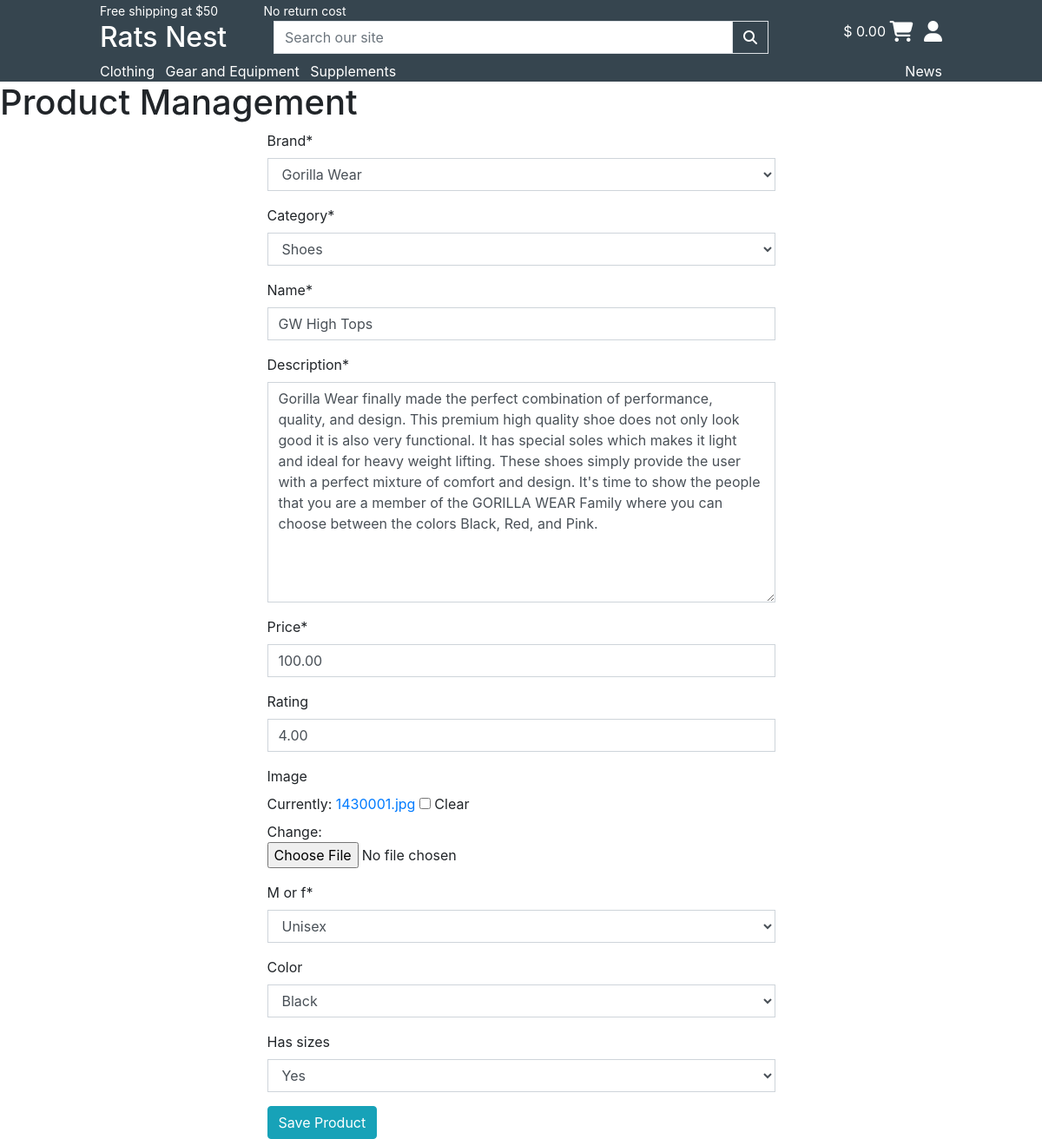
The page /admin_actions/edit/1/ (signed in) on the database its author committed.
### products/models.py (models this page shows, shortened)
class Common(models.Model):
    name = models.CharField(max_length=254)
    class Meta:
        abstract = True
    def __str__(self):
        return self.name

class Product(Common):
    class Meta:
        verbose_name_plural = 'Products'
    brand = models.ForeignKey('Brand', null=True, on_delete=models.SET_NULL)
    category = models.ForeignKey('Category', null=True, blank=True, on_delete=models.SET_NULL)
    domain = models.IntegerField(null=True, blank=True)
    sku = models.CharField(max_length=254, null=True, blank=True)
    description = models.TextField()
    price = models.DecimalField(max_digits=6, decimal_places=2)
    rating = models.DecimalField(max_digits=6, decimal_places=2, null=True, blank=True)
    image_url = models.URLField(max_length=1024, null=True, blank=True)
    image = models.ImageField(null=True, blank=True)
    m_or_f = models.CharField(null=True, max_length=254, choices=M_OR_F)
    color = models.ForeignKey('Color', null=True, blank=True, on_delete=models.SET_NULL)
    has_sizes = models.BooleanField(default=False, null=True, blank=True)

### admin_actions/views.py (the view)
@login_required
def edit_product(request, product_id):
    if request.user.is_superuser:
        product = get_object_or_404(Product, pk=product_id)
        if request.method == 'POST':
            form = ProductForm(request.POST, request.FILES, instance=product)
            if form.is_valid():
                form.save()
                messages.success(request, 'Successfully updated product!')
                return redirect(reverse('product_detail', args=[product.id]))
            else:
                messages.error(
                    request,
                    'Failed to update product. '
                    'Please ensure the form is valid.'
                )
        else:
            form = ProductForm(instance=product)
            messages.info(request, f'You are editing {product.name}')
        template = 'admin_actions/edit_product.html'
        context = {
            'form': form,
            'product': product,
        }
        return render(request, template, context)
    else:
        raise PermissionDenied

### admin_actions/forms.py
class ProductForm(forms.ModelForm):
    class Meta:
        model = Product
        fields = '__all__'
    def __init__(self, *args, **kwargs):
        super().__init__(*args, **kwargs)
        categories = Category.objects.all()
        friendly_names = [(c.id, c.get_friendly_name()) for c in categories]
        self.fields['category'].choices = friendly_names
        self.fields['category'].required = True
        for field_name, field in self.fields.items():
            field.widget.attrs['class'] = 'border-black rounded-0'

### bag/contexts.py (called while the page is built, shortened)
def bag_contents(request):
    bag_items = []
    total = 0
    product_count = 0
    bag = request.session.get('bag', {})
    if total < settings.FREE_DELIVERY_THRESHOLD:
        delivery = total * Decimal(settings.STANDARD_DELIVERY_PERCENTAGE / 100)
        free_delivery_delta = settings.FREE_DELIVERY_THRESHOLD - total
    else:
        delivery = 0
        free_delivery_delta = 0
    grand_total = delivery + total
    context = {
        'bag_items': bag_items,
        'total': total,
        'product_count': product_count,
        'delivery': delivery,
        'free_delivery_delta': free_delivery_delta,
        'free_delivery_threshold': settings.FREE_DELIVERY_THRESHOLD,
        'grand_total': grand_total,
    }
    return context

### products/models.py (called while the page is built)
    def get_friendly_name(self):
        return self.friendly_name

### admin_actions/templates/admin_actions/edit_product.html (shortened to what this page needs)
{% extends "base.html" %}
{% load static %}
{% block content %}
<h1>Product Management</h1>
<div class="row">
    <div class="col-6 offset-3">
        <form action="{% url 'edit_product' product.id %}" method="post">
            {{ form.brand | as_crispy_field }}
            {{ form.category | as_crispy_field }}
            {{ form.name | as_crispy_field }}
            {{ form.description | as_crispy_field }}
            {{ form.price | as_crispy_field }}
            {{ form.rating | as_crispy_field }}
            {{ form.image | as_crispy_field }}
            {{ form.m_or_f | as_crispy_field }}
            {{ form.color | as_crispy_field }}
            {{ form.has_sizes | as_crispy_field }}
            <button class="btn btn-info" type="submit">Save Product</button>
        </form>
    </div>
</div>
{% endblock content %}

### rows shown on the page
Product: brand "Gorilla Wear", category "Shoes", name "GW High Tops", description "Gorilla Wear finally made the perfect combination of performance, quality, and design. This premium high quality shoe does not only look good it is also very functional. It has special soles which makes it light and ideal for heavy weight lifting. These shoes simply provide the user with a perfect mixture of comfort and design. It's time to show the people that you are a member of the GORILLA WEAR Family where you can choose between the colors Black, Red, and Pink.", price "100.00", rating "4.00", m_or_f "Unisex", color "Black", has_sizes "Yes"
